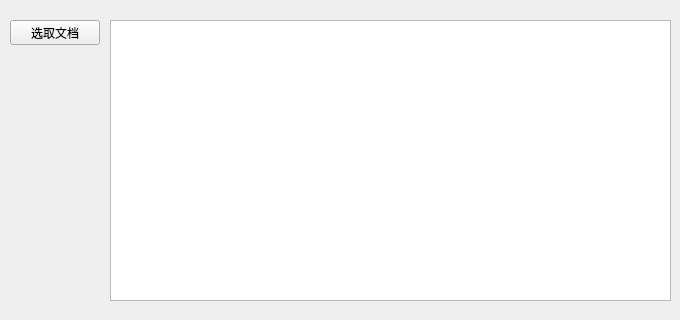
<?xml version="1.0" encoding="UTF-8"?>
<ui version="4.0">
 <class>Form</class>
 <widget class="QWidget" name="Form">
  <property name="geometry">
   <rect>
    <x>0</x>
    <y>0</y>
    <width>680</width>
    <height>320</height>
   </rect>
  </property>
  <property name="windowTitle">
   <string>Form</string>
  </property>
  <widget class="QPushButton" name="pushButton_pick_document">
   <property name="geometry">
    <rect>
     <x>10</x>
     <y>20</y>
     <width>90</width>
     <height>25</height>
    </rect>
   </property>
   <property name="text">
    <string>选取文档</string>
   </property>
  </widget>
  <widget class="FileListWidget" name="listWidget_document">
   <property name="geometry">
    <rect>
     <x>110</x>
     <y>20</y>
     <width>561</width>
     <height>281</height>
    </rect>
   </property>
   <property name="selectionMode">
    <enum>QAbstractItemView::ExtendedSelection</enum>
   </property>
  </widget>
 </widget>
 <customwidgets>
  <customwidget>
   <class>FileListWidget</class>
   <extends>QListWidget</extends>
   <header>..proc.file_list_widget</header>
  </customwidget>
 </customwidgets>
 <resources/>
 <connections/>
</ui>
